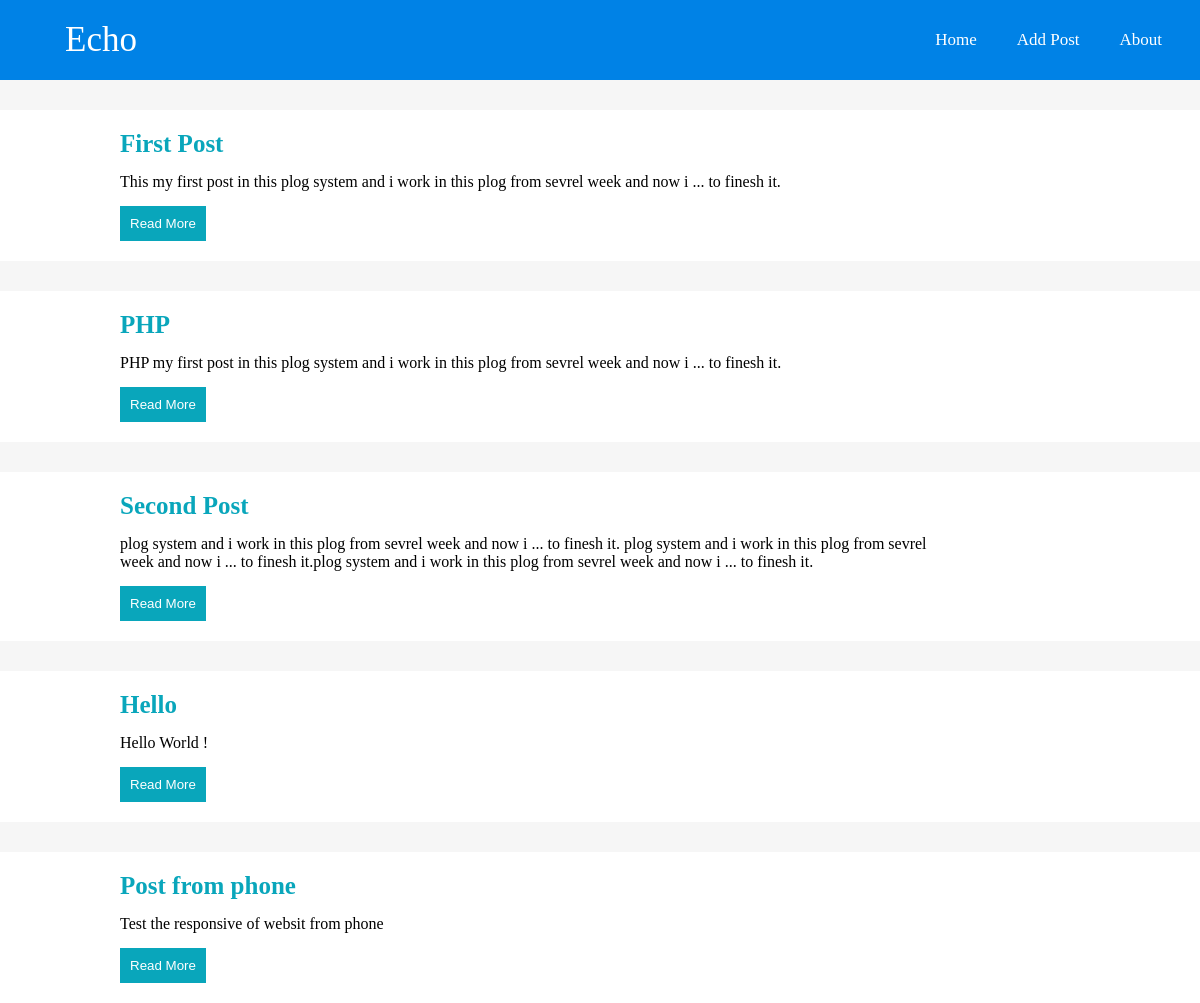
The page / on the database its author committed.
### tables this page shows
CREATE TABLE `post` (
  `id` int(11) NOT NULL,
  `title` varchar(200) NOT NULL,
  `post_` varchar(2000) NOT NULL
);

### init.php (called while the page is built, shortened)
<?php
include "header.php";

### classes/Config.php (called while the page is built)
<?php
class Config
{
    public static function get($path = null) {
        if ($path) {
            $config = $GLOBALS['config'];
            $path   = explode('/',$path);
            foreach($path as $bit) {
                if(isset($config[$bit])) {
                    $config = $config[$bit];
                }
            }
            return $config;
        }
    }
}

### classes/DB.php (called while the page is built, shortened)
<?php
class DB
{
    private static $instance = null;
    private $pdo,
            $query,
            $error = false,
            $results,
            $count = 0;
    private function __construct(){
        try{
            $this->pdo = new PDO ('mysql:host='.Config::get('mysql/host').';dbname='.Config::get('mysql/db'),Config::get('mysql/username'),Config::get('mysql/password'));
        } catch (PDOException $e) {
            die($e->getMessage());
        }
    }
    public static function getInstance() {
        if(!isset(self::$instance)) {
            self::$instance = new DB();
        }
        return self::$instance;
    }
    public function query($sql,$params = array()) {
        $this->error = false;
        if($this->query = $this->pdo->prepare($sql)){
            if($this->query->execute()) {
                $this->results = $this->query->fetchAll(PDO::FETCH_OBJ);
            } else {
                $this->error = true;
            }
        }
        return $this;
    }
    public function getAllFrom($table){
        $sql = "SELECT * FROM {$table}";
        if(!$this->query($sql)->error()){
            return $this;
        }
        return false;
    }
    public function results(){
        return $this->results;
    }
    public function error(){
        return $this->error;
    }
}

### index.php (the view)
<?php include "init.php";
$posts = DB::getInstance()->getAllFrom('post');
foreach($posts->results() as $post){ ?>
    <div class="main">
        <div class="post">
            <h5><?php echo $post->title; ?></h5>
            <p><?php echo $post->post_?></p>
            <a href="post.php?id=<?php echo $post->id?>"><button>Read More</button></a>
        </div>
    </div>
<?php
}
?>
</body>
</html>

### header.php (shortened to what this page needs)
<!DOCTYPE html>
<html>
<head>
	<link rel="stylesheet" href="css/main.css">
</head>
<body>
	<nav>
		<label class="logo"><a href="index.php">Echo</a></label>
		<ul>
			<li><a href="index.php" class="active">Home</a></li>
			<li><a href="add-post.php">Add Post</a></li>
			<li><a href="about.php">About</a></li>
		</ul>
	</nav>

### css/main.css (style rules this page uses)
* { padding: 0; margin: 0; text-decoration: none; list-style: none; box-sizing: border-box; }
body { font-family: montserrat; background-color: #f6f6f6; }
nav { background: #0082e6; height: 80px; width: 100%; }
.logo { color: #fff; font-size: 35px; line-height: 80px; padding: 0 65px; }
.logo a { color: #fff; background: none; }
nav ul { float: right; margin-right: 20px; }
nav ul li { display: inline-block; line-height: 80px; margin: 0 5px; }
nav ul li a { color: #fff; font-size: 17px; padding: 7px 13px; border-radius: 5px; }
.main { margin-top: 30px; background-color: #fff; }
.main .post { width: 80%; padding:20px; padding-left: 10%; }
.main .post h5 { font-size: 25px; color: #09a6bb; margin-bottom: 15px; }
.main .post a button { color : #fff; background-color: #09a6bb; padding: 10px; border: none; margin-top:15px; cursor: pointer; }

### rows shown on the page
post: title "First Post", post_ "This my first post in this plog system and i work in this plog from sevrel week and now i ... to finesh it."
post: title "PHP", post_ "PHP my first post in this plog system and i work in this plog from sevrel week and now i ... to finesh it."
post: title "Second Post", post_ "plog system and i work in this plog from sevrel week and now i ... to finesh it. plog system and i work in this plog from sevrel week and now i ... to finesh it.plog system and i work in this plog from sevrel week and now i ... to finesh it."
post: title "Hello", post_ "Hello World !"
post: title "Post from phone", post_ "Test the responsive of websit from phone"
